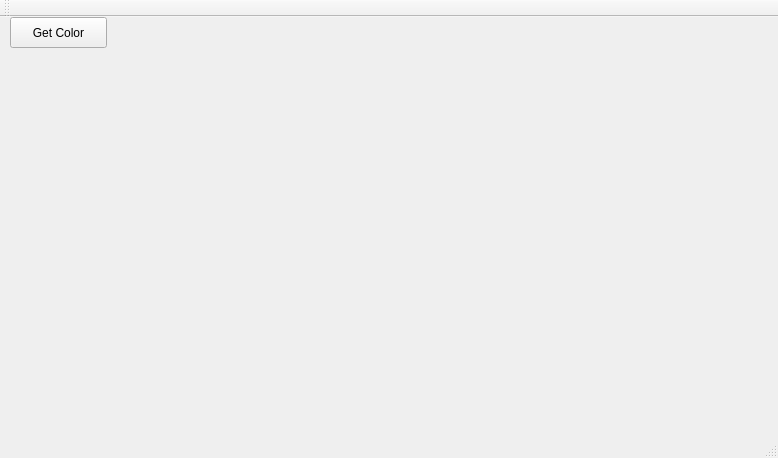
<?xml version="1.0" encoding="UTF-8"?>
<ui version="4.0">
 <class>MainWindow</class>
 <widget class="QMainWindow" name="MainWindow">
  <property name="geometry">
   <rect>
    <x>0</x>
    <y>0</y>
    <width>778</width>
    <height>458</height>
   </rect>
  </property>
  <property name="windowTitle">
   <string>MainWindow</string>
  </property>
  <widget class="QWidget" name="centralWidget">
   <widget class="QLabel" name="label">
    <property name="geometry">
     <rect>
      <x>170</x>
      <y>-10</y>
      <width>581</width>
      <height>401</height>
     </rect>
    </property>
    <property name="text">
     <string/>
    </property>
   </widget>
   <widget class="QPushButton" name="pushButton">
    <property name="geometry">
     <rect>
      <x>10</x>
      <y>0</y>
      <width>97</width>
      <height>31</height>
     </rect>
    </property>
    <property name="text">
     <string>Get Color</string>
    </property>
   </widget>
   <widget class="QLabel" name="label_2">
    <property name="geometry">
     <rect>
      <x>240</x>
      <y>-20</y>
      <width>500</width>
      <height>431</height>
     </rect>
    </property>
    <property name="text">
     <string/>
    </property>
   </widget>
  </widget>
  <widget class="QToolBar" name="mainToolBar">
   <attribute name="toolBarArea">
    <enum>TopToolBarArea</enum>
   </attribute>
   <attribute name="toolBarBreak">
    <bool>false</bool>
   </attribute>
  </widget>
  <widget class="QStatusBar" name="statusBar"/>
  <widget class="QMenuBar" name="menuBar">
   <property name="geometry">
    <rect>
     <x>0</x>
     <y>0</y>
     <width>778</width>
     <height>27</height>
    </rect>
   </property>
  </widget>
  <action name="actionBlue">
   <property name="text">
    <string>Blue</string>
   </property>
  </action>
  <action name="actionGreen">
   <property name="text">
    <string>Green</string>
   </property>
  </action>
  <action name="actionRed">
   <property name="text">
    <string>Red</string>
   </property>
  </action>
  <action name="actionYellow">
   <property name="text">
    <string>Yellow</string>
   </property>
  </action>
 </widget>
 <layoutdefault spacing="6" margin="11"/>
 <resources/>
 <connections/>
</ui>
